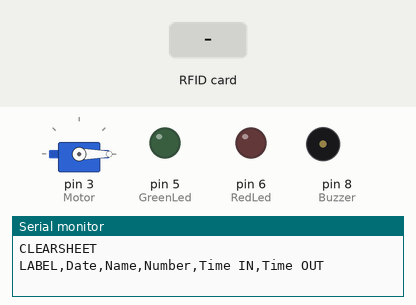
The sketch below on a simulated Arduino Uno, built with avr-gcc and run on an emulated ATmega328P. Parts: servo, output pins drawn as LEDs (lit = HIGH), buzzer (waves = sounding, pin HIGH), the last lines printed to the serial monitor. The test bench sets the inputs (shaded band). Pins used as bus, display or sensor lines are not drawn.

Above: at 1.4 s.
1.5 s: RFID card 5E 7A 19 C4 held to the reader
At 1.7 s:
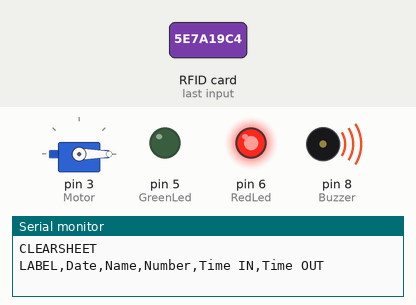
At 3.2 s:
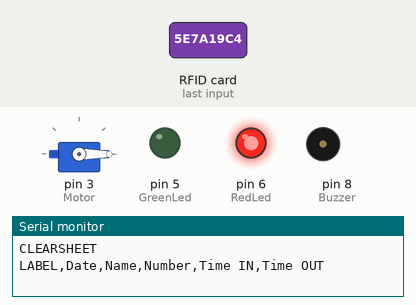
4.5 s: RFID card 53 98 CE 2E held to the reader
At 5.2 s:
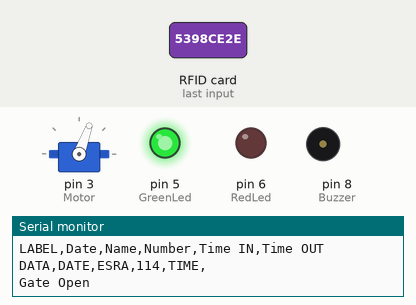
Timing chart, 0 to 14.0 s (numbered marks = the images above; inputs shaded):
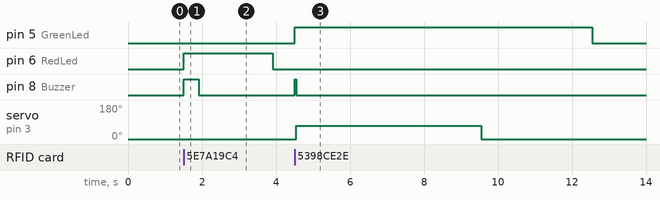

The sketch:

RFID_Excel.ino
```cpp
#include <SPI.h>
#include <MFRC522.h>
#include <Servo.h>

#define SS_PIN 10 //RX slave select
#define RST_PIN 9
Servo myservo;
MFRC522 mfrc522(SS_PIN, RST_PIN); // Create MFRC522 instance.

byte card_ID[4]; //card UID size 4byte
byte Name1[4]={0x53,0x98,0xCE,0x2E};//first UID card 53 98 CE 2E(card)

byte Name2[4]={0x90,0x26,0x57,0x73};//second UID card 90 26 57 73(keychain)


int NumbCard[2];//the number of cards. in my case i have just two cards.
int j=0;
int statu[2];//the number of cards. in my case i have just two cards.
int s=0;

int const RedLed=6;
int const GreenLed=5;
int const Buzzer=8;
int const Motor=3;

String Log;
String Name;//user name
long Number;//user number
int n ;//The number of card you want to detect (optional)

void setup() {

  Serial.begin(9600); // Initialize serial communications with the PC
  SPI.begin();  // Init SPI bus
  mfrc522.PCD_Init(); // Init MFRC522 card

  Serial.println("CLEARSHEET");                 // clears starting at row 1
  Serial.println("LABEL,Date,Name,Number,Time IN,Time OUT");// make four columns (Date,Time,[Name:"user name"]line 48 & 52,[Number:"user number"]line 49 & 53)

  pinMode(RedLed,OUTPUT);
  pinMode(GreenLed,OUTPUT);
  pinMode(Buzzer,OUTPUT);
  pinMode(Motor,OUTPUT);
  delay(200);
   myservo.attach(3);
myservo.write(0);
/*
  // if there are incoming bytes available
  // from the server, read them and print them:
  if (client.available()) {
    char c = client.read();
    Serial.print(c);
  }
*/
   }

void loop() {
  //look for new card
   if ( ! mfrc522.PICC_IsNewCardPresent()) {
  return;//got to start of loop if there is no card present
 }
 // Select one of the cards
 if ( ! mfrc522.PICC_ReadCardSerial()) {
  return;//if read card serial(0) returns 1, the uid struct contians the ID of the read card.
 }

 for (byte i = 0; i < mfrc522.uid.size; i++) {
     card_ID[i]=mfrc522.uid.uidByte[i];

       if(card_ID[i]==Name1[i]){
       Name="ESRA";//user name
       Number=114;//user number
       j=0;
       s=0;
      }
      else if(card_ID[i]==Name2[i]){
       Name="VIMAL";//user name
       Number=102;//user number
       j=1;
       s=1;

     }

      else{
          digitalWrite(GreenLed,LOW);
          digitalWrite(RedLed,HIGH);
          digitalWrite(Buzzer,HIGH);
      delay(400);
       digitalWrite(Buzzer,LOW);

          goto cont;//go directly to line 71
     }
}
      if(NumbCard[j] == 1 && statu[s] == 0){
      statu[s]=1;
      Serial.print("DATA,DATE," + Name);//send the Name to excel
      Serial.print(",");
      Serial.print(Number); //send the Number to excel
      Serial.print(",");
      Serial.print("");
      Serial.print(",");
      Serial.println("TIME");

      }
      else if(NumbCard[j] == 0){
      NumbCard[j] = 1;
      n++;
      Serial.print("DATA,DATE," + Name);//send the Name to excel
      Serial.print(",");
      Serial.print(Number); //send the Number to excel
      Serial.print(",");
      Serial.print("TIME");
      Serial.print(",");
      Serial.println("");
      digitalWrite(GreenLed,HIGH);
      digitalWrite(RedLed,LOW);
      digitalWrite(Buzzer,HIGH);
      delay(30);
      digitalWrite(Buzzer,LOW);
     Serial.println("Gate Open");
      myservo.write(70);
      delay(5000);
      myservo.write(0);
         Serial.println("Gate Close");
myservo.write(LOW);
      }
      else if(statu[s] == 1){
     //Turn Red LED when the employee Already Left
     digitalWrite(RedLed,HIGH);
      }
      delay(1000);
cont:
delay(2000);
digitalWrite(GreenLed,LOW);
digitalWrite(RedLed,LOW);

//if you want to close the Excel when all card had detected and save Excel file in Names Folder. in my case i have just 2 card (optional)
/*if(n==2){
    Serial.println("SAVEWORKBOOKAS,Names/WorkNames");
    Serial.println("FORCEEXCELQUIT");
    }*/
}
```

Measured:
- after the input at 1.5 s, pin 6 (RedLed): LOW → HIGH at once, → LOW 2.4 s later; pin 8 (Buzzer): LOW → HIGH at once, → LOW 0.40 s later
- after the input at 4.5 s, pin 5 (GreenLed): LOW → HIGH at once, → LOW 8.0 s later; pin 8 (Buzzer): LOW → HIGH at once, → LOW 0.03 s later; servo on pin 3 (Motor): 0° → 70° at once, → 0° 5.0 s later
